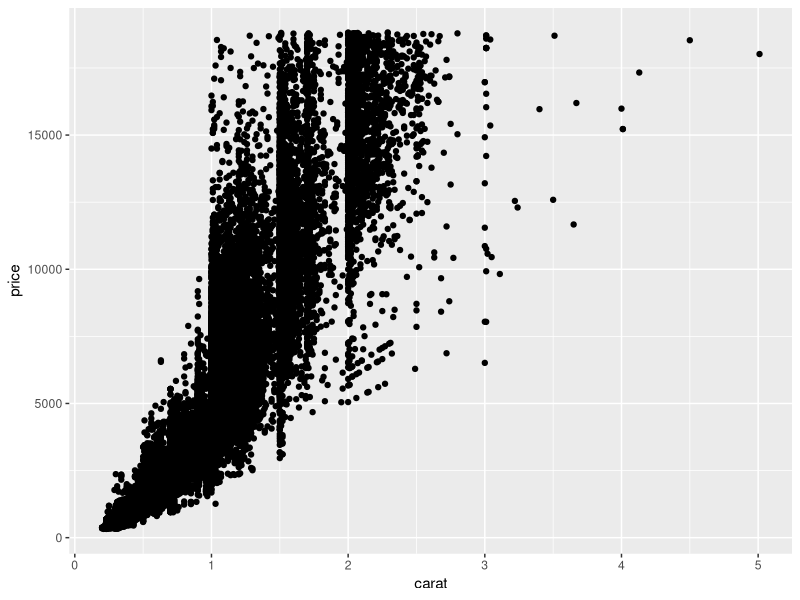
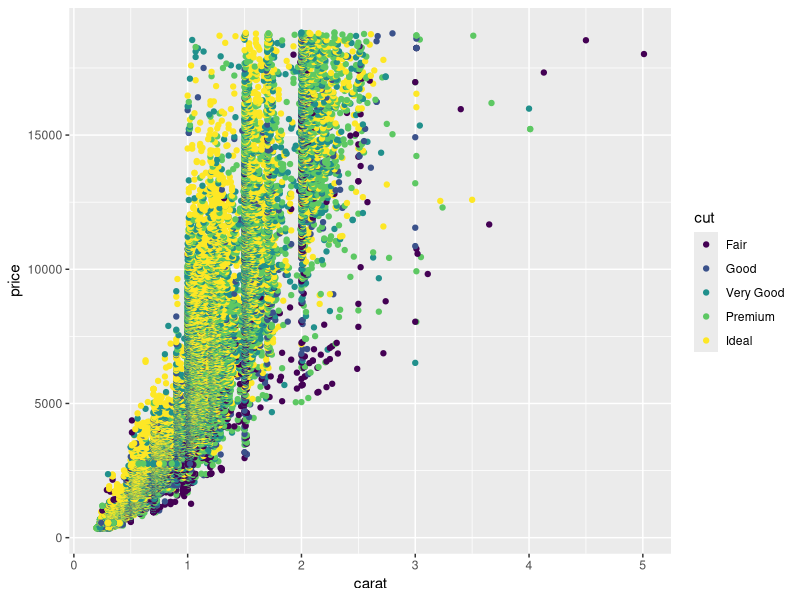
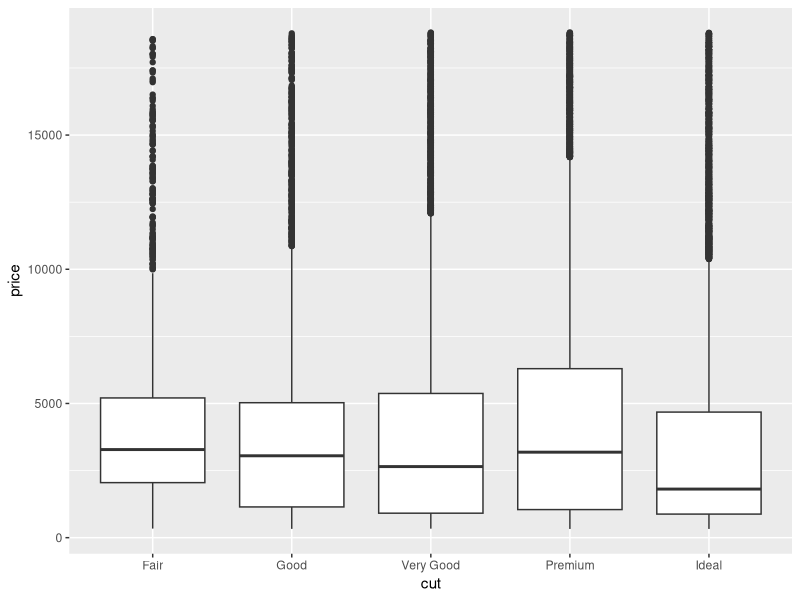

Generate these figures, in order, with R:
## ---- chunk 1
library(tidyverse)
## ---- chunk 2
## TASK: Plot `price` vs `carat` below
## Your code here!
ggplot(data = diamonds) +
  geom_point(mapping = aes(x = carat, y = price))
## ---- chunk 3
## TASK: Plot `price`, `carat`, and `cut` below
## Your code here!
ggplot(data = diamonds) +
  geom_point(mapping = aes(x = carat, y = price, color = cut))

ggplot(data = diamonds) +
  geom_boxplot(mapping = aes(x = cut, y = price))


